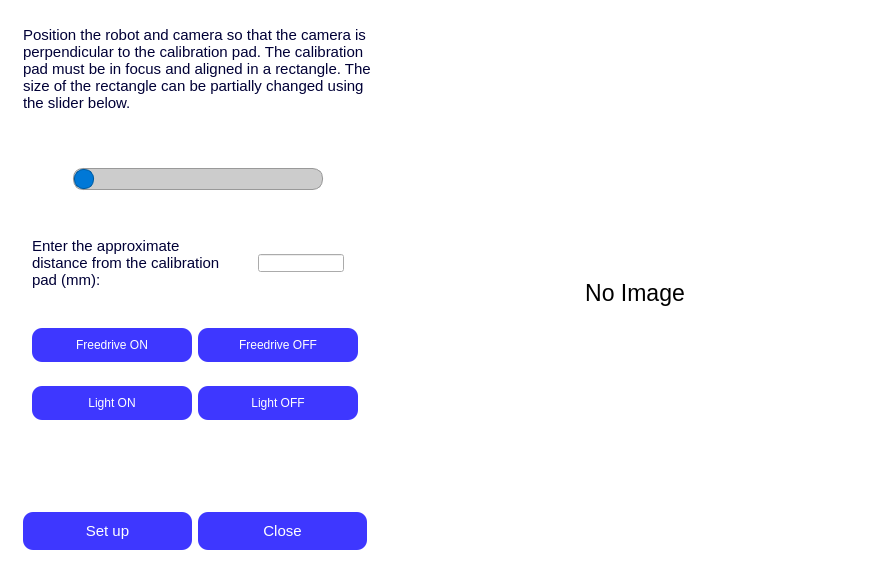
<?xml version="1.0" encoding="UTF-8"?>
<ui version="4.0">
 <class>Initial_adjustment</class>
 <widget class="QDialog" name="Initial_adjustment">
  <property name="geometry">
   <rect>
    <x>0</x>
    <y>0</y>
    <width>896</width>
    <height>550</height>
   </rect>
  </property>
  <property name="windowTitle">
   <string>Initial Adjustment</string>
  </property>
  <property name="styleSheet">
   <string notr="true">QDialog {
	background-color: #ffffff;
}</string>
  </property>
  <layout class="QGridLayout" name="gridLayout">
   <item row="0" column="2" rowspan="9">
    <widget class="QLabel" name="label_image">
     <property name="sizePolicy">
      <sizepolicy hsizetype="Expanding" vsizetype="MinimumExpanding">
       <horstretch>0</horstretch>
       <verstretch>0</verstretch>
      </sizepolicy>
     </property>
     <property name="minimumSize">
      <size>
       <width>500</width>
       <height>0</height>
      </size>
     </property>
     <property name="font">
      <font>
       <pointsize>17</pointsize>
      </font>
     </property>
     <property name="text">
      <string>No Image</string>
     </property>
     <property name="alignment">
      <set>Qt::AlignmentFlag::AlignCenter</set>
     </property>
    </widget>
   </item>
   <item row="6" column="0">
    <widget class="QGroupBox" name="groupBox_2">
     <property name="minimumSize">
      <size>
       <width>350</width>
       <height>0</height>
      </size>
     </property>
     <property name="maximumSize">
      <size>
       <width>368</width>
       <height>16777215</height>
      </size>
     </property>
     <property name="styleSheet">
      <string notr="true">QGroupBox {
	border: none;
	padding: 0px;
	margin: 0px;
}

QGroupBox::title {
	color: #000036;
}</string>
     </property>
     <property name="title">
      <string/>
     </property>
     <layout class="QGridLayout" name="gridLayout_3">
      <item row="0" column="1">
       <widget class="QPushButton" name="b_close">
        <property name="sizePolicy">
         <sizepolicy hsizetype="MinimumExpanding" vsizetype="Fixed">
          <horstretch>0</horstretch>
          <verstretch>0</verstretch>
         </sizepolicy>
        </property>
        <property name="font">
         <font>
          <pointsize>11</pointsize>
          <fontweight>DemiBold</fontweight>
         </font>
        </property>
        <property name="styleSheet">
         <string notr="true">QPushButton {
    background-color: #3e37ff;
    border: none;
    border-radius: 10px;
    padding: 10px; /* Upraví vnitřní prostor tlačítka */
	color: white;
}

QPushButton:hover {
    background-color: #000036;
}</string>
        </property>
        <property name="text">
         <string>Close</string>
        </property>
       </widget>
      </item>
      <item row="0" column="0">
       <widget class="QPushButton" name="b_setup">
        <property name="sizePolicy">
         <sizepolicy hsizetype="MinimumExpanding" vsizetype="Fixed">
          <horstretch>0</horstretch>
          <verstretch>0</verstretch>
         </sizepolicy>
        </property>
        <property name="minimumSize">
         <size>
          <width>0</width>
          <height>0</height>
         </size>
        </property>
        <property name="maximumSize">
         <size>
          <width>5000</width>
          <height>16777215</height>
         </size>
        </property>
        <property name="font">
         <font>
          <pointsize>11</pointsize>
          <fontweight>DemiBold</fontweight>
         </font>
        </property>
        <property name="styleSheet">
         <string notr="true">QPushButton {
    background-color: #3e37ff;
    border: none;
    border-radius: 10px;
    padding: 10px; /* Upraví vnitřní prostor tlačítka */
	color: white;
}

QPushButton:hover {
    background-color: #000036;
}

QPushButton:disabled {
    background-color: #808080; /* Šedá barva pro deaktivované tlačítko */
    color: #c0c0c0; /* Světlejší šedá barva textu */
    border: none;
}</string>
        </property>
        <property name="text">
         <string>Set up</string>
        </property>
       </widget>
      </item>
     </layout>
    </widget>
   </item>
   <item row="0" column="0">
    <widget class="QGroupBox" name="groupBox_4">
     <property name="sizePolicy">
      <sizepolicy hsizetype="MinimumExpanding" vsizetype="MinimumExpanding">
       <horstretch>0</horstretch>
       <verstretch>0</verstretch>
      </sizepolicy>
     </property>
     <property name="minimumSize">
      <size>
       <width>0</width>
       <height>0</height>
      </size>
     </property>
     <property name="maximumSize">
      <size>
       <width>368</width>
       <height>16777215</height>
      </size>
     </property>
     <property name="styleSheet">
      <string notr="true">QGroupBox {
	border: none;
	padding: 0px;
	margin: 0px;
}

QGroupBox::title {
	color: #000036;
}</string>
     </property>
     <property name="title">
      <string/>
     </property>
     <layout class="QGridLayout" name="gridLayout_6">
      <item row="3" column="0" colspan="2">
       <widget class="QGroupBox" name="groupBox_3">
        <property name="title">
         <string/>
        </property>
        <layout class="QGridLayout" name="gridLayout_4">
         <item row="0" column="0">
          <widget class="QPushButton" name="b_freedrive_on">
           <property name="styleSheet">
            <string notr="true">QPushButton {
    background-color: #3e37ff;
    border: none;
    border-radius: 10px;
    padding: 10px; /* Upraví vnitřní prostor tlačítka */
	color: white;
}

QPushButton:hover {
    background-color: #000036;
}

QPushButton:disabled {
    background-color: #808080; /* Šedá barva pro deaktivované tlačítko */
    color: #c0c0c0; /* Světlejší šedá barva textu */
    border: none;
}</string>
           </property>
           <property name="text">
            <string>Freedrive ON</string>
           </property>
          </widget>
         </item>
         <item row="0" column="1">
          <widget class="QPushButton" name="b_freedrive_off">
           <property name="styleSheet">
            <string notr="true">QPushButton {
    background-color: #3e37ff;
    border: none;
    border-radius: 10px;
    padding: 10px; /* Upraví vnitřní prostor tlačítka */
	color: white;
}

QPushButton:hover {
    background-color: #000036;
}

QPushButton:disabled {
    background-color: #808080; /* Šedá barva pro deaktivované tlačítko */
    color: #c0c0c0; /* Světlejší šedá barva textu */
    border: none;
}</string>
           </property>
           <property name="text">
            <string>Freedrive OFF</string>
           </property>
          </widget>
         </item>
        </layout>
       </widget>
      </item>
      <item row="4" column="0" colspan="2">
       <widget class="QGroupBox" name="groupBox_5">
        <property name="title">
         <string/>
        </property>
        <layout class="QGridLayout" name="gridLayout_5">
         <item row="0" column="0">
          <widget class="QPushButton" name="b_light_on_init">
           <property name="styleSheet">
            <string notr="true">QPushButton {
    background-color: #3e37ff;
    border: none;
    border-radius: 10px;
    padding: 10px; /* Upraví vnitřní prostor tlačítka */
	color: white;
}

QPushButton:hover {
    background-color: #000036;
}

QPushButton:disabled {
    background-color: #808080; /* Šedá barva pro deaktivované tlačítko */
    color: #c0c0c0; /* Světlejší šedá barva textu */
    border: none;
}</string>
           </property>
           <property name="text">
            <string>Light ON</string>
           </property>
          </widget>
         </item>
         <item row="0" column="1">
          <widget class="QPushButton" name="b_light_off_init">
           <property name="styleSheet">
            <string notr="true">QPushButton {
    background-color: #3e37ff;
    border: none;
    border-radius: 10px;
    padding: 10px; /* Upraví vnitřní prostor tlačítka */
	color: white;
}

QPushButton:hover {
    background-color: #000036;
}

QPushButton:disabled {
    background-color: #808080; /* Šedá barva pro deaktivované tlačítko */
    color: #c0c0c0; /* Světlejší šedá barva textu */
    border: none;
}</string>
           </property>
           <property name="text">
            <string>Light OFF</string>
           </property>
          </widget>
         </item>
        </layout>
       </widget>
      </item>
      <item row="0" column="0" colspan="2">
       <widget class="QLabel" name="label_2">
        <property name="sizePolicy">
         <sizepolicy hsizetype="MinimumExpanding" vsizetype="MinimumExpanding">
          <horstretch>0</horstretch>
          <verstretch>0</verstretch>
         </sizepolicy>
        </property>
        <property name="minimumSize">
         <size>
          <width>350</width>
          <height>120</height>
         </size>
        </property>
        <property name="maximumSize">
         <size>
          <width>350</width>
          <height>120</height>
         </size>
        </property>
        <property name="font">
         <font>
          <pointsize>11</pointsize>
          <fontweight>DemiBold</fontweight>
         </font>
        </property>
        <property name="styleSheet">
         <string notr="true">color:#000036;</string>
        </property>
        <property name="text">
         <string>Position the robot and camera so that the camera is perpendicular to the calibration pad. The calibration pad must be in focus and aligned in a rectangle. The size of the rectangle can be partially changed using the slider below.</string>
        </property>
        <property name="alignment">
         <set>Qt::AlignmentFlag::AlignLeading|Qt::AlignmentFlag::AlignLeft|Qt::AlignmentFlag::AlignTop</set>
        </property>
        <property name="wordWrap">
         <bool>true</bool>
        </property>
        <property name="margin">
         <number>0</number>
        </property>
       </widget>
      </item>
      <item row="2" column="0" colspan="2">
       <widget class="QGroupBox" name="groupBox">
        <property name="sizePolicy">
         <sizepolicy hsizetype="MinimumExpanding" vsizetype="MinimumExpanding">
          <horstretch>0</horstretch>
          <verstretch>0</verstretch>
         </sizepolicy>
        </property>
        <property name="minimumSize">
         <size>
          <width>350</width>
          <height>100</height>
         </size>
        </property>
        <property name="maximumSize">
         <size>
          <width>350</width>
          <height>100</height>
         </size>
        </property>
        <property name="styleSheet">
         <string notr="true">QGroupBox {
	border: none;
	padding: 0px;
	margin: 0px;
}

QGroupBox::title {
	color: #000036;
}</string>
        </property>
        <property name="title">
         <string/>
        </property>
        <layout class="QGridLayout" name="gridLayout_2">
         <item row="0" column="1">
          <widget class="QLineEdit" name="lineEdit_distance">
           <property name="maximumSize">
            <size>
             <width>16777215</width>
             <height>16777215</height>
            </size>
           </property>
           <property name="styleSheet">
            <string notr="true">margin: 20px;</string>
           </property>
          </widget>
         </item>
         <item row="0" column="0">
          <widget class="QLabel" name="label_3">
           <property name="sizePolicy">
            <sizepolicy hsizetype="MinimumExpanding" vsizetype="Preferred">
             <horstretch>0</horstretch>
             <verstretch>0</verstretch>
            </sizepolicy>
           </property>
           <property name="minimumSize">
            <size>
             <width>200</width>
             <height>0</height>
            </size>
           </property>
           <property name="maximumSize">
            <size>
             <width>16777215</width>
             <height>16777215</height>
            </size>
           </property>
           <property name="font">
            <font>
             <pointsize>11</pointsize>
             <fontweight>DemiBold</fontweight>
            </font>
           </property>
           <property name="styleSheet">
            <string notr="true">color:#000036;</string>
           </property>
           <property name="text">
            <string>Enter the approximate distance from the calibration pad (mm):</string>
           </property>
           <property name="wordWrap">
            <bool>true</bool>
           </property>
           <property name="margin">
            <number>0</number>
           </property>
          </widget>
         </item>
        </layout>
       </widget>
      </item>
      <item row="1" column="0" colspan="2">
       <widget class="QSlider" name="Slider_rectangle">
        <property name="sizePolicy">
         <sizepolicy hsizetype="MinimumExpanding" vsizetype="MinimumExpanding">
          <horstretch>0</horstretch>
          <verstretch>0</verstretch>
         </sizepolicy>
        </property>
        <property name="minimumSize">
         <size>
          <width>350</width>
          <height>50</height>
         </size>
        </property>
        <property name="maximumSize">
         <size>
          <width>350</width>
          <height>60</height>
         </size>
        </property>
        <property name="styleSheet">
         <string notr="true">QSlider  {
    margin: 20px 50px 20px 50px;
}

QSlider::groove:horizontal {
    border: 1px solid #999;
    height: 20px;
    background: #ccc;
    border-radius: 10px;
}

QSlider::handle:horizontal {
    background: #0078D7;
    border: 1px solid #005A9E;
    width: 18px;
    margin: 0px;
    border-radius: 9px;
}</string>
        </property>
        <property name="minimum">
         <number>30</number>
        </property>
        <property name="maximum">
         <number>70</number>
        </property>
        <property name="orientation">
         <enum>Qt::Orientation::Horizontal</enum>
        </property>
       </widget>
      </item>
      <item row="5" column="0" colspan="2">
       <spacer name="verticalSpacer_2">
        <property name="orientation">
         <enum>Qt::Orientation::Vertical</enum>
        </property>
        <property name="sizeHint" stdset="0">
         <size>
          <width>20</width>
          <height>20</height>
         </size>
        </property>
       </spacer>
      </item>
     </layout>
    </widget>
   </item>
  </layout>
 </widget>
 <tabstops>
  <tabstop>Slider_rectangle</tabstop>
  <tabstop>lineEdit_distance</tabstop>
  <tabstop>b_freedrive_on</tabstop>
  <tabstop>b_freedrive_off</tabstop>
  <tabstop>b_light_on_init</tabstop>
  <tabstop>b_light_off_init</tabstop>
  <tabstop>b_setup</tabstop>
  <tabstop>b_close</tabstop>
 </tabstops>
 <resources/>
 <connections/>
</ui>
